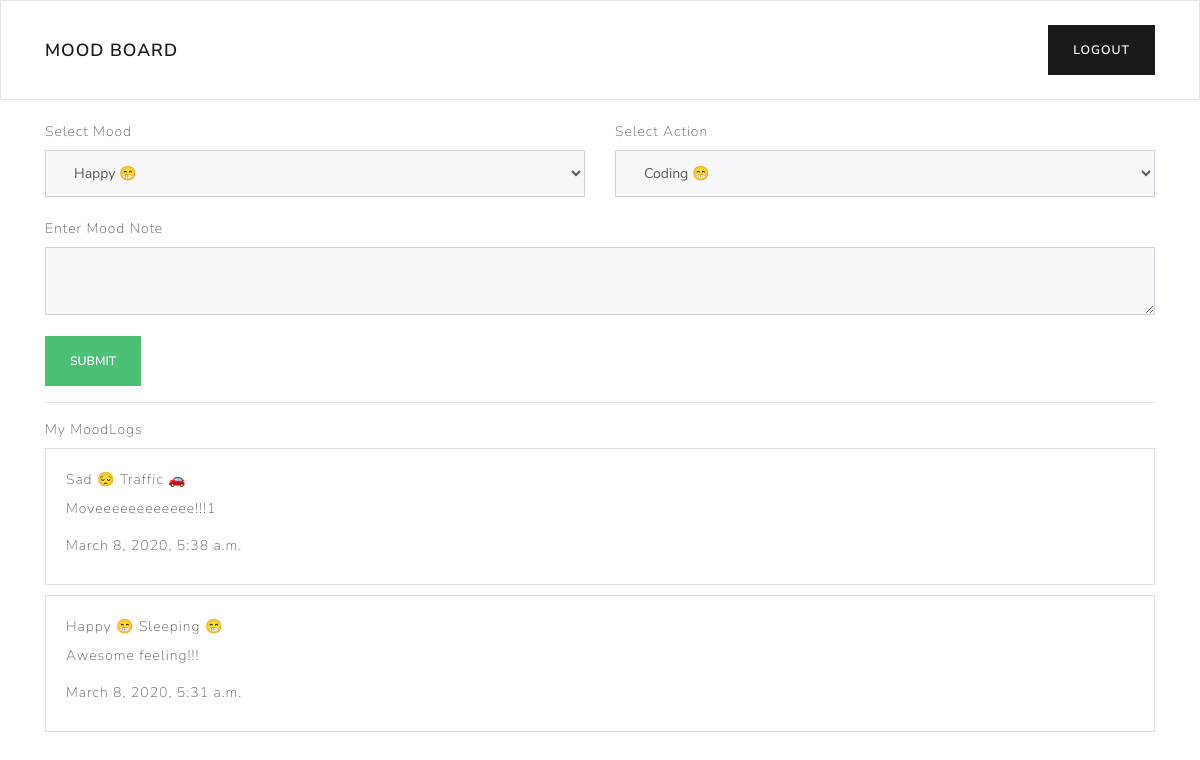
The app's page /dashboard/ (signed in) with its own data.
### moodlog/models.py (models this page shows, shortened)
class MoodLog(models.Model):
	mood = models.ForeignKey(Mood, on_delete=models.CASCADE, null=True, blank=True)
	action = models.ForeignKey(Action, on_delete=models.CASCADE, null=True, blank=True)
	note = models.TextField(null=True, blank=True)
	timestamp = models.DateTimeField(auto_now=True)
	user = models.ForeignKey(User, on_delete=models.CASCADE, null=True, blank=True)

class Mood(models.Model):
	title = models.CharField(max_length=100, null=True, blank=True)
	emoji = models.CharField(max_length=100, null=True, blank=True)

class Action(models.Model):
	title = models.CharField(max_length=100, null=True, blank=True)
	emoji = models.CharField(max_length=100, null=True, blank=True)

### moodlog/views.py (the view)
# urls.py: path("dashboard/", dashboard),
def dashboard(request):
	user = request.user
	moods = Mood.objects.all()
	actions = Action.objects.all()
	moodlogs = MoodLog.objects.filter(user=user).order_by("-timestamp")
	return render(request, "dashboard.html", {
			"moods":moods,
			"actions":actions,
			"moodlogs":moodlogs
		})

### moodlog/templates/dashboard.html (shortened to what this page needs)
{% extends 'base_moodlog.html' %}
{% block body %}
<div class="container">
	<form method="POST" action="/create-moodlog/">
	<div class="row">
		<div class="col-md-6">
			<label>Select Mood</label>
			<select name="user_mood" class="form-control">
				{% for mood in moods %}
					<option value="{{mood.id}}">{{mood.title}}  {{mood.emoji}}</option>
				{% endfor %}
			</select>
		</div>
		<div class="col-md-6">
			<label>Select Action</label>
			<select name="user_action" class="form-control">
				{% for action in actions %}
					<option value="{{action.id}}">{{action.title}}  {{action.emoji}}</option>
				{% endfor %}
			</select>
		</div>
	</div>
	<br>
	<label>Enter Mood Note</label>
	<textarea name="user_note" class="form-control">
	</textarea>
	<br>
	<button type="submit" class="btn btn-success">Submit</button>
	</form>
	<hr>
	<label>My MoodLogs</label>
	{% for moodlog in moodlogs %}
	<div class="card" style="width: 100%;margin-bottom: 10px">
	  <div class="card-body">
	   	<label>{{moodlog.mood.title}} {{moodlog.mood.emoji}}</label>
	   	<label>{{moodlog.action.title}} {{moodlog.action.emoji}}</label>
	   	<p>{{moodlog.note}}</p>
	   	<label>{{moodlog.timestamp}}</label>
	  </div>
	</div>
	{% endfor %}
</div>
{% endblock %}

### moodlog/templates/base_moodlog.html (shortened to what this page needs)
<!DOCTYPE html>
<html>
<head>
	<link rel="stylesheet" type="text/css" href="https://bootswatch.com/4/lux/bootstrap.min.css">
</head>
<body>
	<nav class="navbar navbar-expand-lg navbar-light bg-light">
		<div class="container">
	  <a class="navbar-brand" href="#">Mood Board</a>
	  <div class="collapse navbar-collapse" id="navbarNavAltMarkup">
	    <div class="navbar-nav ml-auto">
	     <a href="/logout/" class="btn btn-primary">logout</a>
	    </div>
	  </div>
		</div>
	</nav>
<br>
{% block body %}
{% endblock %}
</body>
</html>

### records on screen
MoodLog: mood "Sad", mood.emoji "😔", action "Traffic", action.emoji "🚗", note "Moveeeeeeeeeeee!!!1", timestamp "March 8, 2020, 5:38 a.m."
MoodLog: mood "Happy", mood.emoji "😁", action "Sleeping", action.emoji "😁", note "Awesome feeling!!!", timestamp "March 8, 2020, 5:31 a.m."

### other values on screen
form field user_mood "Happy 😁"
form field user_action "Coding 😁"
